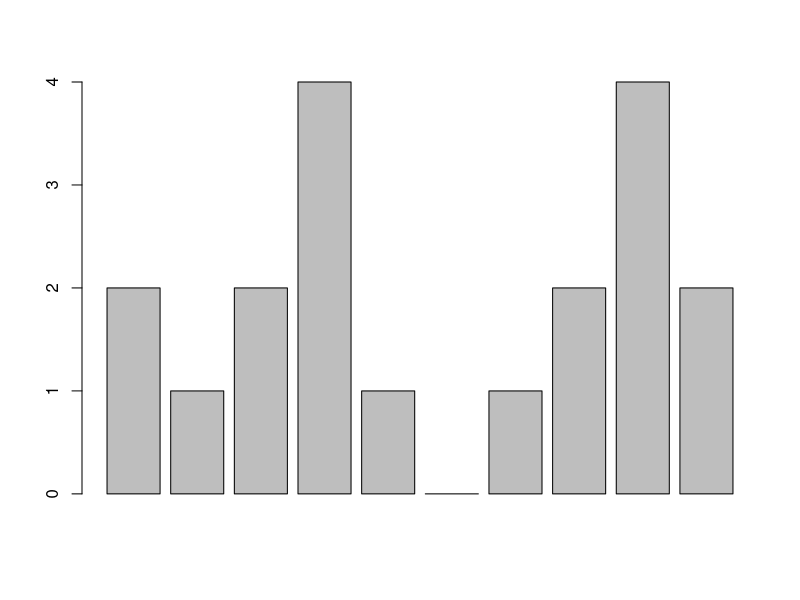

Write R code to recreate this figure.
a=c("a","a","p","p","a","p","a")
c=c("red","blue","green","magenta","green","black","blue","black")
y=c(2,1,2,4,1,0,1,2,4,2)


table(a)
table(c)
table(y)
cbind(table(a))
rbind(table(a))
barplot(y)
x=rep(10,3)
d=rnorm(100,mean=5,sd=6)
e=ceiling(d)
cat(e)
m=ceiling(runif(50,0,100))
set.seed(09)
m
cat(m)
range(m)
breaks=seq(0,100,by=10)
breaks
m.cuts=cut(m,breaks)
m.cuts
m.table=table(m.cuts)
m.table
cbind(m.table)
m.table
x=c(10,20,30,10,40,50)
rep(x,c(3,5,2,2,3,4))
x